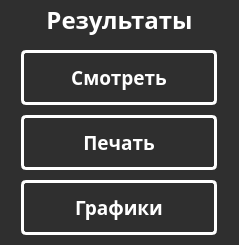
   <widget class="QFrame" name="frame_results">
    <property name="geometry">
     <rect>
      <x>269</x>
      <y>160</y>
      <width>239</width>
      <height>245</height>
     </rect>
    </property>
    <property name="styleSheet">
     <string notr="true">border-radius: 20px;
background: rgba(47, 47, 47, 1);</string>
    </property>
    <property name="frameShape">
     <enum>QFrame::StyledPanel</enum>
    </property>
    <property name="frameShadow">
     <enum>QFrame::Raised</enum>
    </property>
    <widget class="QLabel" name="label_results">
     <property name="geometry">
      <rect>
       <x>0</x>
       <y>0</y>
       <width>239</width>
       <height>40</height>
      </rect>
     </property>
     <property name="font">
      <font>
       <family>Montserrat ExtraBold</family>
       <pointsize>18</pointsize>
       <weight>75</weight>
       <bold>true</bold>
      </font>
     </property>
     <property name="styleSheet">
      <string notr="true">color: rgb(255, 255, 255);</string>
     </property>
     <property name="text">
      <string>Результаты</string>
     </property>
     <property name="alignment">
      <set>Qt::AlignCenter</set>
     </property>
    </widget>
    <widget class="QPushButton" name="pushButton_Print">
     <property name="geometry">
      <rect>
       <x>21</x>
       <y>115</y>
       <width>196</width>
       <height>55</height>
      </rect>
     </property>
     <property name="font">
      <font>
       <family>Montserrat ExtraBold</family>
       <pointsize>14</pointsize>
       <weight>75</weight>
       <bold>true</bold>
       <stylestrategy>PreferDefault</stylestrategy>
      </font>
     </property>
     <property name="layoutDirection">
      <enum>Qt::LeftToRight</enum>
     </property>
     <property name="autoFillBackground">
      <bool>false</bool>
     </property>
     <property name="styleSheet">
      <string notr="true">
QPushButton{

border-radius: 5px;
border: 3px solid rgb(255, 255, 255);
color: rgb(255, 255, 255);
padding-top: -1px;

}

QPushButton::hover{

border-radius: 5px;
border: 3px solid #F03D23;
color:#F03D23;
padding-top: -1px;
background-color: rgb(255, 255, 255);
}</string>
     </property>
     <property name="text">
      <string>Печать</string>
     </property>
     <property name="checkable">
      <bool>false</bool>
     </property>
     <property name="autoDefault">
      <bool>false</bool>
     </property>
     <property name="default">
      <bool>false</bool>
     </property>
     <property name="flat">
      <bool>false</bool>
     </property>
    </widget>
    <widget class="QPushButton" name="pushButton_Graph">
     <property name="geometry">
      <rect>
       <x>21</x>
       <y>180</y>
       <width>196</width>
       <height>55</height>
      </rect>
     </property>
     <property name="font">
      <font>
       <family>Montserrat ExtraBold</family>
       <pointsize>14</pointsize>
       <weight>75</weight>
       <bold>true</bold>
      </font>
     </property>
     <property name="autoFillBackground">
      <bool>false</bool>
     </property>
     <property name="styleSheet">
      <string notr="true">
QPushButton{

border-radius: 5px;
border: 3px solid rgb(255, 255, 255);
color: rgb(255, 255, 255);
padding-top: -1px;

}

QPushButton::hover{

border-radius: 5px;
border: 3px solid #F03D23;
color:#F03D23;
padding-top: -1px;
background-color: rgb(255, 255, 255);
}</string>
     </property>
     <property name="text">
      <string>Графики</string>
     </property>
     <property name="checkable">
      <bool>false</bool>
     </property>
     <property name="autoDefault">
      <bool>false</bool>
     </property>
     <property name="flat">
      <bool>false</bool>
     </property>
    </widget>
    <widget class="QPushButton" name="pushButton_View">
     <property name="geometry">
      <rect>
       <x>21</x>
       <y>50</y>
       <width>196</width>
       <height>55</height>
      </rect>
     </property>
     <property name="font">
      <font>
       <family>Montserrat ExtraBold</family>
       <pointsize>14</pointsize>
       <weight>75</weight>
       <italic>false</italic>
       <bold>true</bold>
       <underline>false</underline>
       <strikeout>false</strikeout>
       <kerning>true</kerning>
      </font>
     </property>
     <property name="contextMenuPolicy">
      <enum>Qt::DefaultContextMenu</enum>
     </property>
     <property name="autoFillBackground">
      <bool>false</bool>
     </property>
     <property name="styleSheet">
      <string notr="true">
QPushButton{

border-radius: 5px;
border: 3px solid rgb(255, 255, 255);
color: rgb(255, 255, 255);
padding-top: -1px;

}

QPushButton::hover{

border-radius: 5px;
border: 3px solid #F03D23;
color:#F03D23;
padding-top: -1px;
background-color: rgb(255, 255, 255);
}</string>
     </property>
     <property name="text">
      <string>Смотреть</string>
     </property>
     <property name="checkable">
      <bool>false</bool>
     </property>
     <property name="autoDefault">
      <bool>false</bool>
     </property>
     <property name="flat">
      <bool>false</bool>
     </property>
    </widget>
   </widget>
